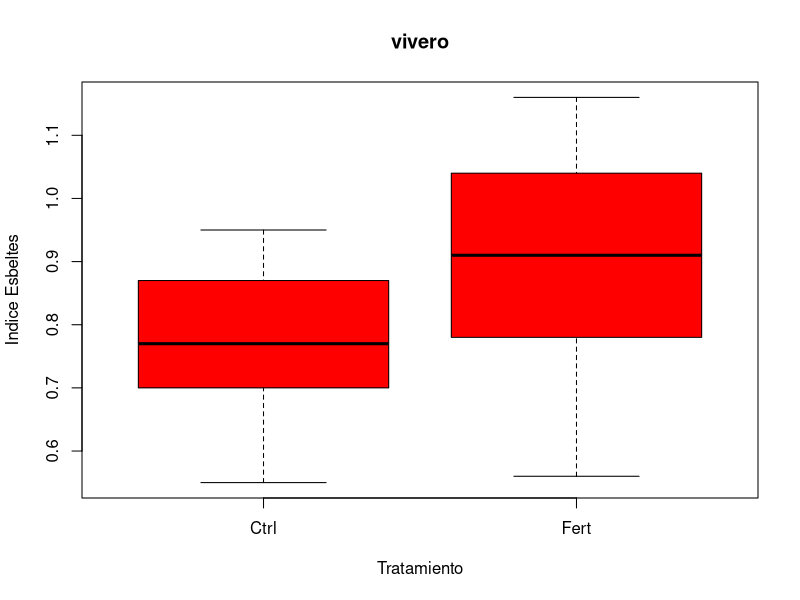

Reproduce this figure in R.
# Alejandra Janeth Nuñez Treviño 
# 28/08/2023
# Matricula: 2070873

#Dos tratamientos ctrl y Fert , un grupo de plantas
# Prueba de t independientes 


# Importar ----------------------------------------------------------------
setwd("C:/Met_Es/codigos")
vivero <- read.csv("IE.csv", header = T)


# Descriptivas ------------------------------------------------------------

# Usar la libreria dpylr para seleccionar datos mediante 
# restricciones 


library(dplyr)
Ctrl <- vivero %>% 
  filter(Tratamiento == "Ctrl")

Fert <- vivero %>% 
  filter(Tratamiento == "Fert")

mean(Ctrl$IE)
mean(Fert$IE)


vivero %>% 
  group_by(Tratamiento) %>% 
  summarise(,
    n = n (),
    media = mean(IE),
    mediana = median(IE), 
    sd = sd(IE), 
    var = var(IE)
  )
View(Descriptor)


# Grafica -----------------------------------------------------------------

boxplot(vivero$IE ~ vivero$Tratamiento,
        xlab = "Tratamiento",
        ylab = "Indice Esbeltes",
        main = "vivero",
        col = "red")


t.test(vivero$IE ~ vivero$Tratamiento, var.equal = T)



